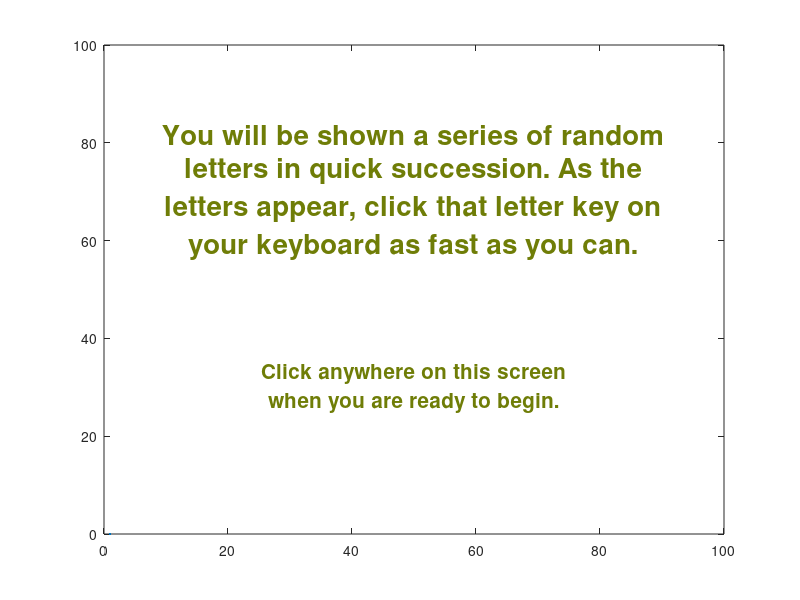

Here is the MATLAB script that generated this plot:
function runKeyboardDescrip()
% function runKeyboardDescrip()
% Inputs: None
% Outputs: None (creates image with instructions for Keyboard test)

close all;

plot(0)
color = [rand() rand() rand()];
set(gca,'Color',color)
axis([0 100 0 100])
s = sprintf('You will be shown a series of random\nletters in quick succession. As the\nletters appear, click that letter key on\nyour keyboard as fast as you can.');
text(50,70,s,'HorizontalAlignment','center','FontSize',20,'FontWeight','bold','Color',1-color);

s = sprintf('Click anywhere on this screen\nwhen you are ready to begin.');
text(50,30,s,'HorizontalAlignment','center','FontSize',15,'FontWeight','bold','Color',1-color);
ginput(1);

end